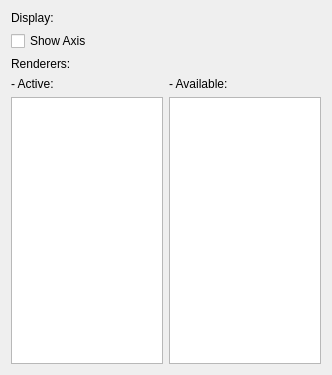
<?xml version="1.0" encoding="UTF-8"?>
<ui version="4.0">
 <class>VolumeViewSettingsPanel</class>
 <widget class="QWidget" name="VolumeViewSettingsPanel">
  <property name="geometry">
   <rect>
    <x>0</x>
    <y>0</y>
    <width>332</width>
    <height>375</height>
   </rect>
  </property>
  <property name="windowTitle">
   <string>Form</string>
  </property>
  <layout class="QVBoxLayout" name="verticalLayout_3">
   <item>
    <widget class="QLabel" name="label_2">
     <property name="text">
      <string>Display:</string>
     </property>
    </widget>
   </item>
   <item>
    <widget class="QCheckBox" name="showAxis">
     <property name="text">
      <string>Show Axis</string>
     </property>
    </widget>
   </item>
   <item>
    <widget class="QLabel" name="label">
     <property name="text">
      <string>Renderers:</string>
     </property>
    </widget>
   </item>
   <item>
    <layout class="QHBoxLayout" name="horizontalLayout">
     <item>
      <layout class="QVBoxLayout" name="verticalLayout">
       <item>
        <widget class="QLabel" name="label_3">
         <property name="text">
          <string>- Active:</string>
         </property>
        </widget>
       </item>
       <item>
        <widget class="QListView" name="activeRenderers">
         <property name="dragEnabled">
          <bool>true</bool>
         </property>
         <property name="dragDropMode">
          <enum>QAbstractItemView::DragDrop</enum>
         </property>
         <property name="defaultDropAction">
          <enum>Qt::MoveAction</enum>
         </property>
         <property name="iconSize">
          <size>
           <width>22</width>
           <height>22</height>
          </size>
         </property>
        </widget>
       </item>
      </layout>
     </item>
     <item>
      <layout class="QVBoxLayout" name="verticalLayout_2">
       <item>
        <widget class="QLabel" name="label_4">
         <property name="text">
          <string>- Available:</string>
         </property>
        </widget>
       </item>
       <item>
        <widget class="QListView" name="availableRenderers">
         <property name="dragEnabled">
          <bool>true</bool>
         </property>
         <property name="dragDropMode">
          <enum>QAbstractItemView::DragDrop</enum>
         </property>
         <property name="defaultDropAction">
          <enum>Qt::MoveAction</enum>
         </property>
         <property name="iconSize">
          <size>
           <width>22</width>
           <height>22</height>
          </size>
         </property>
        </widget>
       </item>
      </layout>
     </item>
    </layout>
   </item>
  </layout>
  <zorder>activeRenderers</zorder>
  <zorder>availableRenderers</zorder>
  <zorder>label_2</zorder>
  <zorder>showAxis</zorder>
  <zorder>label_3</zorder>
  <zorder>label_4</zorder>
  <zorder>label_3</zorder>
  <zorder>label_3</zorder>
  <zorder>label</zorder>
 </widget>
 <resources/>
 <connections/>
</ui>
